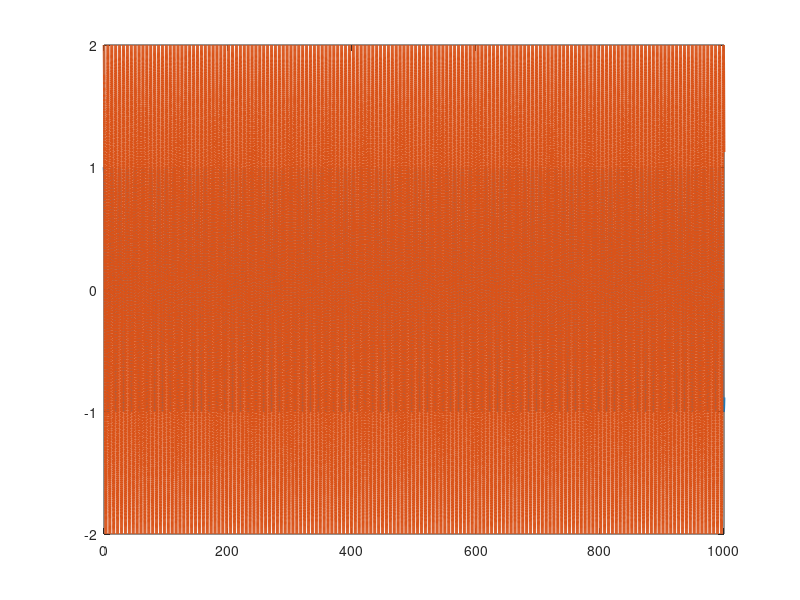

Source code (MATLAB): (Note: this script raises an error after producing the figure.)
function torquefiltermethod
close all
%Set up parameters for sim
p1       = 3.473;
p2       = 0.196;
p3       = 0.242;
f1       = 5.3;
f2       = 1.1;

% Stacked parameter vector
theta    = [p1;p2;p3;f1;f2];

% Simulation final time
tf   = 1000;

% Initial condition vector (X0 must be same size and "form" as X and XDot below)
% (i.e., in this sim, X0 = [e0;r0;thetahat0])
X0   = [4;10;3;2;1;1;1;1;1];

% define uf
uf   = [0;0];

X0   = [X0;uf];



% Options for integration function
opts = odeset('RelTol',1e-3,'AbsTol',1e-3);

% Integrate (you can send the paramters theta to the dynamics as seen below)
[t,STATES] = ode45(@(t,X) compositedynamics(t,X,theta),[0 tf],X0,opts);

% Set up desired trajectory data for plots (enter desired trajectory for your simulation)
qd = [cos(0.5*t) 2*cos(t)]';

% Parse integrated states (STATES is the same "form" as X0)
% (i.e., in this sim, STATES = [e r thetahat] over all time);
e  = STATES(:,1:2)';
r  = STATES(:,3:4)';
thetaHat = STATES(:,5:9)';

% Compute x from e and xd for plotting purposes
q  = e + qd;

% Plot the actual vs desired trajectories
figure(1)
plot(t,qd,'-','LineWidth',2)
hold on
ax = gca;
ax.ColorOrderIndex = 1;
plot(t,q,':','LineWidth',2)
hold off

% Plot the filtered tracking error
figure(2)
plot(t,r,'--','LineWidth',2)

% Plot the adaptive estimates vs actual parameters
figure(3)
plot(t,repmat(theta,1,length(t)),'-','LineWidth',2)
hold on
ax = gca;
ax.ColorOrderIndex = 1;
plot(t,thetaHat,':','LineWidth',2)
hold off

function [XDot] = compositedynamics(t,X,theta)

% Parse parameter vector
p1 = theta(1);
p2 = theta(2);
p3 = theta(3);
f1 = theta(4);
f2 = theta(5);

% Select gains for controller
K        = 10; % Enter a number
a        = 1.5; % Enter a number
Beta     = 2;  % Torque filter gain, define it by yourself


% Desired trajectory and needed derivatives
qd       = [cos(0.5*t);2*cos(t)];
qdDot    = [-0.5*sin(0.5*t); -2*sin(t)];   %Enter the expression
qdDotDot = [-0.25*cos(0.5*t); -2*cos(t)];  %Enter the expression 

% Parse current states (X is the same size and "form" as X0)
% (i.e., in this sim, X = [e;r;thetahat])
e        = [X(1);X(2)];
r        = [X(3);X(4)];
thetaHat = [X(5);X(6);X(7);X(8);X(9)];
uf       = [X(10);X(11)];


% Compute current x and xDot for convenience
q        = e + qd;
qDot     = r - a*e + qdDot;

% Compute cos(x2) and sin(x2) for convenience
c2       = cos(q(2));
s2       = sin(q(2));

% Compute current matrices for the dynamics
M        = [p1 + 2*p3*c2 p2 + p3*c2;p2 + p3*c2 p2];
Vm       = [-p3*s2*qDot(2) -p3*s2*(qDot(1) + qDot(2));p3*s2*qDot(1) 0];
fd       = [f1 0;0 f2];

% Compute current regression matrix
cd2       = cos(qd(2));
sd2       = sin(qd(2));
yd11      = qdDotDot(1); %Enter the expression
yd12      = qdDotDot(2); %Enter the expression
yd13      = 2*cd2*qdDotDot(1)+cd2*qdDotDot(2)-sd2*qdDot(2)*qdDot(1)-sd2*(qdDot(1)+qdDot(2))*qdDot(2); %Enter the expression
yd14      = qdDot(1); %Enter the expression
yd15      = 0; %Enter the expression
yd21      = 0; %Enter the expression
yd22      = qdDotDot(1)+qdDotDot(2); %Enter the expression
yd23      = cd2*qdDotDot(1)+sd2*qdDot(1)*qdDot(1); %Enter the expression
yd24      = 0; %Enter the expression
yd25      = qdDot(2); %Enter the expression
Yd       = [yd11 yd12 yd13 yd14 yd15;yd21 yd22 yd23 yd24 yd25];

% Design controller

% u        = -K*r + M*qdDotDot + Vm*qDot + fd*qDot; %Enter the expression
% u        = -K*r - e
u        = -K*r - e + Yd*thetaHat;


% Compute current closed-loop dynamics
eDot        = r - a*e;
rDot        = a*eDot + M\(-Vm*qDot-fd*qDot+u) - qdDotDot; %Enter the expression
gamma = eye([5,5]);
thetaHatDot = -gamma*Yd.'*r; %Enter the expression

% Compute uf
ufdot      =  Beta*u - Beta*uf;


% Stacked dynamics vector (XDot is the same size and "form" as X)
XDot        = [eDot;rDot;thetaHatDot;ufdot];
